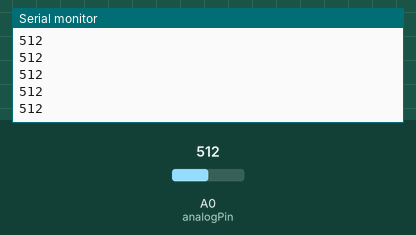
Bench run of a sketch on a simulated Arduino Uno, built with avr-gcc and run on an emulated ATmega328P. Shown: the last lines printed to the serial monitor. The inputs (shaded band) are chosen by the test bench; at power-on: A0 (analogPin) = 512.

Above: at 1.2 s.
1.3 s: A0 (analogPin) set to 716
At 2.2 s:
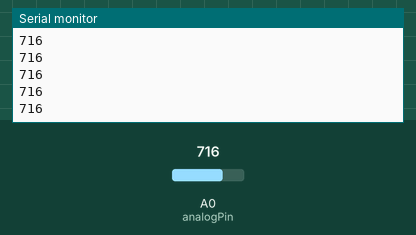
2.8 s: A0 (analogPin) set to 900
At 3.6 s:
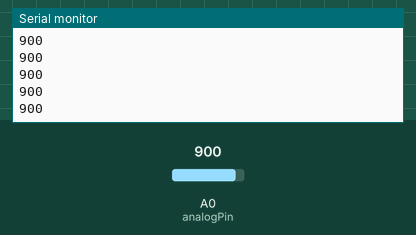
Timing chart, 0 to 5.8 s (numbered marks = the images above; inputs shaded):
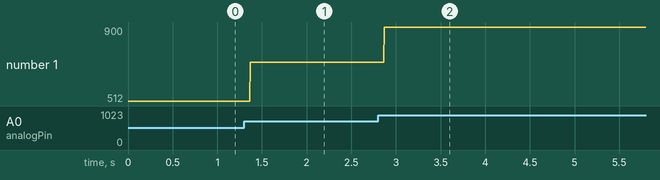

Measured:
- after the input at 1.3 s, the serial monitor: prints a new line after 0.07 s (image 1)
- after the input at 2.8 s, the serial monitor: prints a new line after 0.07 s (image 2)
- plotted number 1: 512 → 716 after the input at 1.3 s, 716 → 900 after the input at 2.8 s

The sketch:

push_test.ino
```cpp
int analogPin = A0;
int ledCount = 6;


void setup() {
  // put your setup code here, to run once:
  Serial.begin(9600);
}

void loop() {
  // put your main code here, to run repeatedly:
  int sensorReading=analogRead(analogPin);
  Serial.println(sensorReading);
  delay(1);

}
```
